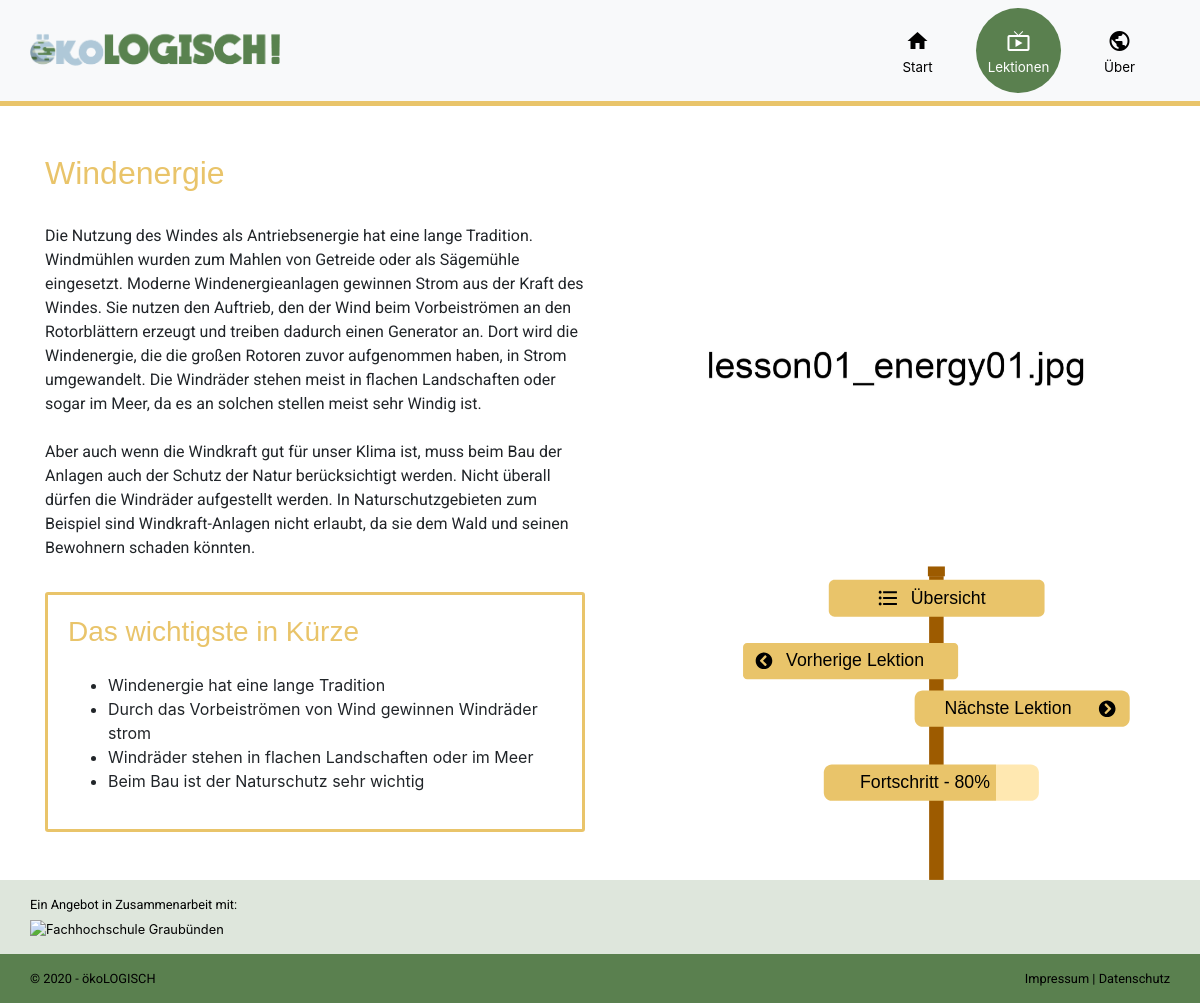
Before: /lesson.php?id=4 with the older database file.
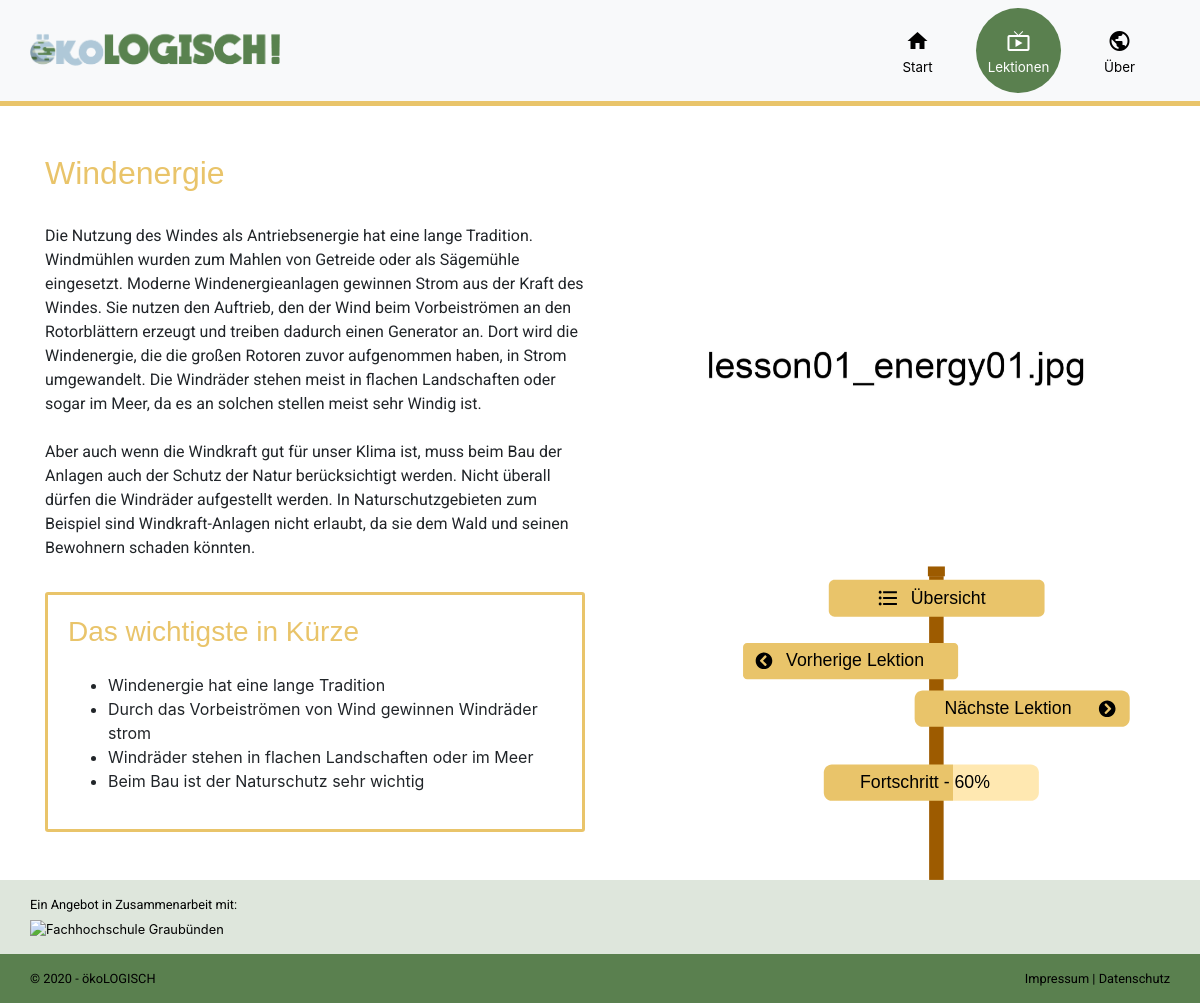
After: the same page with the newer database file.
### tables this page shows
CREATE TABLE `tbl_lesson` (
  `id` int(11) NOT NULL,
  `category_id` int(11) NOT NULL,
  `title` varchar(255) NOT NULL,
  `text` text NOT NULL,
  `img_url` varchar(255) NOT NULL,
  `gif_url` varchar(255) NOT NULL,
  `gif_url_static` varchar(255) NOT NULL,
  `video_url` varchar(255) NOT NULL,
  `top_lesson` tinyint(1) NOT NULL,
  `lesson_nr` int(3) NOT NULL,
  `important` text NOT NULL,
  `einfuerung` tinyint(1) NOT NULL,
  `lernziele` text NOT NULL,
  `groeste_probleme` text NOT NULL
);

### data/data.php (called while the page is built, shortened)
<?php
function get_db_connection()
{
	global $db_host, $db_name, $db_user, $db_pass, $db_charset;
	$dsn = "mysql:host=$db_host;dbname=$db_name;charset=$db_charset";
	$options = [
		PDO::ATTR_ERRMODE            => PDO::ERRMODE_EXCEPTION,
		PDO::ATTR_DEFAULT_FETCH_MODE => PDO::FETCH_ASSOC,
		PDO::ATTR_EMULATE_PREPARES   => false
	];
	try {
		$db = new PDO($dsn, $db_user, $db_pass, $options);
	} catch (\PDOException $e) {
		throw new \PDOException($e->getMessage(), (int)$e->getCode());
	}
	return $db;
}
function get_category_by_id($id)
{
	$db = get_db_connection();
	$sql = "SELECT * FROM tbl_category WHERE id = $id;";
	$result = $db->query($sql);
	$row = $result->fetch();
	return $row;
}
function get_lessons_by_category_id($id)
{
	$db = get_db_connection();
	$sql = "SELECT * FROM tbl_lesson WHERE category_id = $id;";
	$result = $db->query($sql);
	return $result->fetchAll();
}
function get_lesson_by_id($id)
{
	$db = get_db_connection();
	$sql = "SELECT * FROM tbl_lesson WHERE id = $id;";
	$result = $db->query($sql);
	$row = $result->fetch();
	return $row;
}
function get_last_lesson_id(){
	$db = get_db_connection();
	$sql = "SELECT MAX(ID) AS LastID FROM tbl_lesson";
	$result = $db->query($sql);
	$row = $result->fetch();
	return $row;
}

### lesson.php (the view, shortened to what the changed rows need)
<?php
require_once('data/data.php');
$lesson = get_lesson_by_id($_GET['id']);
$lesson_id = $_GET['id'];
$prev_lesson_id = $lesson_id - 1;
$next_lesson_id = $lesson_id + 1;
$prev_lesson_intro = get_lesson_by_id($prev_lesson_id);
$next_lesson_intro = get_lesson_by_id($next_lesson_id);
$category =  get_category_by_id($lesson['category_id']);
$category_count_all = get_lessons_by_category_id($lesson['category_id']);
$count_lessons = count($category_count_all);
$lesson_nr = $lesson['lesson_nr'];
$percentage_raw = (100/($count_lessons-1))*$lesson_nr;
$percentage = round($percentage_raw, 2);
$last_id = get_last_lesson_id();
$last_lesson_id = strval($last_id['LastID']);
$importance = $lesson['important'];
$important = explode(", ", $importance);
$learning_goals = $lesson['lernziele'];
$learning_goal = explode(", ", $learning_goals);
$biggest_problems = $lesson['groeste_probleme'];
$biggest_problem = explode(", ", $biggest_problems);
?>
<?php require_once('templates/head.php'); ?>
<section class="container lesson <?php echo strtolower($category['title']); ?> my-5">
    <h2 class="pb-4"><?php echo $lesson['title']; ?></h2>
    <div class="row">
        <article class="col-lg-6 col-sm-12 order-lg-first">
            <div class="text pb-3">
                <p><?php echo $lesson['text']; ?></p>
            </div>
            <div class="info">
                <?php
                if ($lesson['einfuerung'] == true) { ?>
                    <h3 class="mb-4">Lernziele</h3>
                    <ul>
                        <?php for ($i = 0; $i < count($learning_goal) - 1; ++$i) { ?>
                            <li><?php echo $learning_goal[$i] ?></li>
                        <?php }; ?>
                    </ul>
                    <?php if ($biggest_problems != "") { ?>
                        <h3 class="mb-4">Grösste Probleme</h3>
                        <ul>
                            <?php for ($i = 0; $i < count($biggest_problem) - 1; ++$i) { ?>
                                <li><?php echo $biggest_problem[$i] ?></li>
                            <?php }; ?>
                        </ul>
                    <?php } ?>
                <?php } else { ?>
                    <ul>
                        <?php for ($i = 0; $i < count($important) - 1; ++$i) { ?>
                            <li><?php echo $important[$i] ?></li>
                        <?php }; ?>
                    </ul>
                <?php } ?>
            </div>
        </article>
        <article class="col-lg-6 col-sm-12 order-sm-first">
            <div class="signpost">
                <svg version="1.1" id="Layer_1" xmlns="http://www.w3.org/2000/svg" xmlns:xlink="http://www.w3.org/1999/xlink" x="0px" y="0px" viewBox="0 0 530.72 423.47" style="enable-background:new 0 0 530.72 423.47;" xml:space="preserve">
                    <g id="next" transform="translate(1451.955 1133.787)">
                    <a href="
                    <?php
                            if ($lesson_id === $last_lesson_id) {
                                echo "lesson.php?id=$lesson_id";
                            }
                            else if($next_lesson_intro['einfuerung'] == 1)  {
                                echo "intro.php?id=$next_lesson_id";
                            }else {
                                echo "lesson.php?id=$next_lesson_id";
                            }
                        ?>">
                        </a>
                    </g>
                    <g id="before" transform="translate(1238.911 1074.861)">
                        <a href="
                        <?php
                            if($prev_lesson_intro['einfuerung'] == 1)  {
                                echo "intro.php?id=$prev_lesson_id";
                            } else {
                                echo "lesson.php?id=$prev_lesson_id";
                            }
                        ?>">
                        </a>
                    </g>
                    <g id="overview">
                        <a href="category.php?id=<?php echo $lesson['category_id']; ?>">
                        </a>
                    </g>
                    <g id="progress" transform="translate(1350.896 1225.712)">
                        <g id="Group_36_1_" transform="translate(1451.955 1133.787)">
                            <g id="Group_33_1_" transform="translate(43.701 9.104)">
                                <text transform="matrix(1 0 0 1 -2676.511 -2079.541)" class="signtext"><?php if ($percentage == 100){
                                    echo "$percentage% - Beendet";
                                } else {
                                    echo "Fortschritt - "; echo $percentage; echo "%";
                                }?></text>
                            </g>
                        </g>
                    </g>
                </svg>
            </div>
        </article>
    </div>
</section>
<?php require_once('templates/footer.php'); ?>

Changed rows visible on the page:
changed tbl_lesson "Windenergie": lesson_nr "80" → "60"
